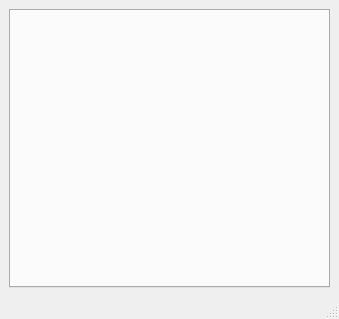
<?xml version="1.0" encoding="UTF-8"?>
<ui version="4.0">
 <class>MainWindow</class>
 <widget class="QMainWindow" name="MainWindow">
  <property name="geometry">
   <rect>
    <x>0</x>
    <y>0</y>
    <width>339</width>
    <height>319</height>
   </rect>
  </property>
  <property name="windowTitle">
   <string>MainWindow</string>
  </property>
  <widget class="QWidget" name="centralwidget">
   <layout class="QVBoxLayout" name="verticalLayout">
    <item>
     <widget class="QTabWidget" name="tabWidget">
      <property name="currentIndex">
       <number>-1</number>
      </property>
     </widget>
    </item>
   </layout>
  </widget>
  <widget class="QMenuBar" name="menubar">
   <property name="geometry">
    <rect>
     <x>0</x>
     <y>0</y>
     <width>339</width>
     <height>22</height>
    </rect>
   </property>
  </widget>
  <widget class="QStatusBar" name="statusbar"/>
 </widget>
 <resources/>
 <connections/>
</ui>
